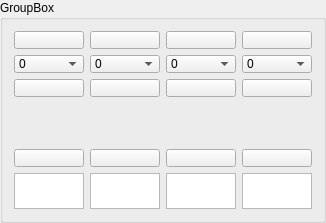
          <widget class="QGroupBox" name="groupBox_set_3">
           <property name="maximumSize">
            <size>
             <width>317</width>
             <height>16777215</height>
            </size>
           </property>
           <property name="title">
            <string>GroupBox</string>
           </property>
           <layout class="QHBoxLayout" name="horizontalLayout_6">
            <item>
             <widget class="QWidget" name="widget_set_9" native="true">
              <layout class="QVBoxLayout" name="verticalLayout_28">
               <property name="leftMargin">
                <number>0</number>
               </property>
               <property name="topMargin">
                <number>0</number>
               </property>
               <property name="rightMargin">
                <number>0</number>
               </property>
               <property name="bottomMargin">
                <number>0</number>
               </property>
               <item>
                <widget class="QPushButton" name="btn_Phantom_9">
                 <property name="minimumSize">
                  <size>
                   <width>50</width>
                   <height>18</height>
                  </size>
                 </property>
                 <property name="maximumSize">
                  <size>
                   <width>16777215</width>
                   <height>18</height>
                  </size>
                 </property>
                 <property name="focusPolicy">
                  <enum>Qt::StrongFocus</enum>
                 </property>
                 <property name="text">
                  <string/>
                 </property>
                 <property name="checkable">
                  <bool>true</bool>
                 </property>
                </widget>
               </item>
               <item>
                <widget class="QComboBox" name="comboBox_PreampGain_9">
                 <property name="minimumSize">
                  <size>
                   <width>0</width>
                   <height>18</height>
                  </size>
                 </property>
                 <property name="maximumSize">
                  <size>
                   <width>16777215</width>
                   <height>18</height>
                  </size>
                 </property>
                 <property name="focusPolicy">
                  <enum>Qt::StrongFocus</enum>
                 </property>
                 <property name="currentIndex">
                  <number>0</number>
                 </property>
                 <item>
                  <property name="text">
                   <string>0</string>
                  </property>
                 </item>
                 <item>
                  <property name="text">
                   <string>+6</string>
                  </property>
                 </item>
                 <item>
                  <property name="text">
                   <string>+12</string>
                  </property>
                 </item>
                 <item>
                  <property name="text">
                   <string>+18</string>
                  </property>
                 </item>
                 <item>
                  <property name="text">
                   <string>+24</string>
                  </property>
                 </item>
                 <item>
                  <property name="text">
                   <string>+30</string>
                  </property>
                 </item>
                 <item>
                  <property name="text">
                   <string>+36</string>
                  </property>
                 </item>
                 <item>
                  <property name="text">
                   <string>+42</string>
                  </property>
                 </item>
                </widget>
               </item>
               <item>
                <widget class="QPushButton" name="btnInvert_9">
                 <property name="minimumSize">
                  <size>
                   <width>0</width>
                   <height>18</height>
                  </size>
                 </property>
                 <property name="maximumSize">
                  <size>
                   <width>16777215</width>
                   <height>18</height>
                  </size>
                 </property>
                 <property name="focusPolicy">
                  <enum>Qt::StrongFocus</enum>
                 </property>
                 <property name="text">
                  <string/>
                 </property>
                 <property name="checkable">
                  <bool>true</bool>
                 </property>
                </widget>
               </item>
               <item>
                <widget class="ConfigGainWidget" name="spinBoxGain_9" native="true">
                 <property name="minimumSize">
                  <size>
                   <width>40</width>
                   <height>40</height>
                  </size>
                 </property>
                 <property name="maximumSize">
                  <size>
                   <width>40</width>
                   <height>40</height>
                  </size>
                 </property>
                 <property name="Value" stdset="0">
                  <double>0.000000000000000</double>
                 </property>
                 <property name="MaxValue" stdset="0">
                  <double>12.000000000000000</double>
                 </property>
                 <property name="MinValue" stdset="0">
                  <double>-100.000000000000000</double>
                 </property>
                 <property name="Decimals" stdset="0">
                  <number>1</number>
                 </property>
                </widget>
               </item>
               <item>
                <widget class="QPushButton" name="btnMute_9">
                 <property name="minimumSize">
                  <size>
                   <width>0</width>
                   <height>18</height>
                  </size>
                 </property>
                 <property name="maximumSize">
                  <size>
                   <width>16777215</width>
                   <height>18</height>
                  </size>
                 </property>
                 <property name="focusPolicy">
                  <enum>Qt::StrongFocus</enum>
                 </property>
                 <property name="text">
                  <string/>
                 </property>
                 <property name="checkable">
                  <bool>true</bool>
                 </property>
                </widget>
               </item>
               <item>
                <widget class="QTextEdit" name="textEdit_9">
                 <property name="minimumSize">
                  <size>
                   <width>0</width>
                   <height>36</height>
                  </size>
                 </property>
                 <property name="maximumSize">
                  <size>
                   <width>16777215</width>
                   <height>36</height>
                  </size>
                 </property>
                </widget>
               </item>
              </layout>
             </widget>
            </item>
            <item>
             <widget class="QWidget" name="widget_set_10" native="true">
              <layout class="QVBoxLayout" name="verticalLayout_27">
               <property name="leftMargin">
                <number>0</number>
               </property>
               <property name="topMargin">
                <number>0</number>
               </property>
               <property name="rightMargin">
                <number>0</number>
               </property>
               <property name="bottomMargin">
                <number>0</number>
               </property>
               <item>
                <widget class="QPushButton" name="btn_Phantom_10">
                 <property name="minimumSize">
                  <size>
                   <width>50</width>
                   <height>18</height>
                  </size>
                 </property>
                 <property name="maximumSize">
                  <size>
                   <width>16777215</width>
                   <height>18</height>
                  </size>
                 </property>
                 <property name="focusPolicy">
                  <enum>Qt::StrongFocus</enum>
                 </property>
                 <property name="text">
                  <string/>
                 </property>
                 <property name="checkable">
                  <bool>true</bool>
                 </property>
                </widget>
               </item>
               <item>
                <widget class="QComboBox" name="comboBox_PreampGain_10">
                 <property name="minimumSize">
                  <size>
                   <width>0</width>
                   <height>18</height>
                  </size>
                 </property>
                 <property name="maximumSize">
                  <size>
                   <width>16777215</width>
                   <height>18</height>
                  </size>
                 </property>
                 <property name="focusPolicy">
                  <enum>Qt::StrongFocus</enum>
                 </property>
                 <property name="currentIndex">
                  <number>0</number>
                 </property>
                 <item>
                  <property name="text">
                   <string>0</string>
                  </property>
                 </item>
                 <item>
                  <property name="text">
                   <string>+6</string>
                  </property>
                 </item>
                 <item>
                  <property name="text">
                   <string>+12</string>
                  </property>
                 </item>
                 <item>
                  <property name="text">
                   <string>+18</string>
                  </property>
                 </item>
                 <item>
                  <property name="text">
                   <string>+24</string>
                  </property>
                 </item>
                 <item>
                  <property name="text">
                   <string>+30</string>
                  </property>
                 </item>
                 <item>
                  <property name="text">
                   <string>+36</string>
                  </property>
                 </item>
                 <item>
                  <property name="text">
                   <string>+42</string>
                  </property>
                 </item>
                </widget>
               </item>
               <item>
                <widget class="QPushButton" name="btnInvert_10">
                 <property name="minimumSize">
                  <size>
                   <width>0</width>
                   <height>18</height>
                  </size>
                 </property>
                 <property name="maximumSize">
                  <size>
                   <width>16777215</width>
                   <height>18</height>
                  </size>
                 </property>
                 <property name="focusPolicy">
                  <enum>Qt::StrongFocus</enum>
                 </property>
                 <property name="text">
                  <string/>
                 </property>
                 <property name="checkable">
                  <bool>true</bool>
                 </property>
                </widget>
               </item>
               <item>
                <widget class="ConfigGainWidget" name="spinBoxGain_10" native="true">
                 <property name="minimumSize">
                  <size>
                   <width>40</width>
                   <height>40</height>
                  </size>
                 </property>
                 <property name="maximumSize">
                  <size>
                   <width>40</width>
                   <height>40</height>
                  </size>
                 </property>
                 <property name="Value" stdset="0">
                  <double>0.000000000000000</double>
                 </property>
                 <property name="MaxValue" stdset="0">
                  <double>12.000000000000000</double>
                 </property>
                 <property name="MinValue" stdset="0">
                  <double>-100.000000000000000</double>
                 </property>
                 <property name="Decimals" stdset="0">
                  <number>1</number>
                 </property>
                </widget>
               </item>
               <item>
                <widget class="QPushButton" name="btnMute_10">
                 <property name="minimumSize">
                  <size>
                   <width>0</width>
                   <height>18</height>
                  </size>
                 </property>
                 <property name="maximumSize">
                  <size>
                   <width>16777215</width>
                   <height>18</height>
                  </size>
                 </property>
                 <property name="focusPolicy">
                  <enum>Qt::StrongFocus</enum>
                 </property>
                 <property name="text">
                  <string/>
                 </property>
                 <property name="checkable">
                  <bool>true</bool>
                 </property>
                </widget>
               </item>
               <item>
                <widget class="QTextEdit" name="textEdit_10">
                 <property name="minimumSize">
                  <size>
                   <width>0</width>
                   <height>36</height>
                  </size>
                 </property>
                 <property name="maximumSize">
                  <size>
                   <width>16777215</width>
                   <height>36</height>
                  </size>
                 </property>
                </widget>
               </item>
              </layout>
             </widget>
            </item>
            <item>
             <widget class="QWidget" name="widget_set_11" native="true">
              <layout class="QVBoxLayout" name="verticalLayout_29">
               <property name="leftMargin">
                <number>0</number>
               </property>
               <property name="topMargin">
                <number>0</number>
               </property>
               <property name="rightMargin">
                <number>0</number>
               </property>
               <property name="bottomMargin">
                <number>0</number>
               </property>
               <item>
                <widget class="QPushButton" name="btn_Phantom_11">
                 <property name="minimumSize">
                  <size>
                   <width>50</width>
                   <height>18</height>
                  </size>
                 </property>
                 <property name="maximumSize">
                  <size>
                   <width>16777215</width>
                   <height>18</height>
                  </size>
                 </property>
                 <property name="focusPolicy">
                  <enum>Qt::StrongFocus</enum>
                 </property>
                 <property name="text">
                  <string/>
                 </property>
                 <property name="checkable">
                  <bool>true</bool>
                 </property>
                </widget>
               </item>
               <item>
                <widget class="QComboBox" name="comboBox_PreampGain_11">
                 <property name="minimumSize">
                  <size>
                   <width>0</width>
                   <height>18</height>
                  </size>
                 </property>
                 <property name="maximumSize">
                  <size>
                   <width>16777215</width>
                   <height>18</height>
                  </size>
                 </property>
                 <property name="focusPolicy">
                  <enum>Qt::StrongFocus</enum>
                 </property>
                 <property name="currentIndex">
                  <number>0</number>
                 </property>
                 <item>
                  <property name="text">
                   <string>0</string>
                  </property>
                 </item>
                 <item>
                  <property name="text">
                   <string>+6</string>
                  </property>
                 </item>
                 <item>
                  <property name="text">
                   <string>+12</string>
                  </property>
                 </item>
                 <item>
                  <property name="text">
                   <string>+18</string>
                  </property>
                 </item>
                 <item>
                  <property name="text">
                   <string>+24</string>
                  </property>
                 </item>
                 <item>
                  <property name="text">
                   <string>+30</string>
                  </property>
                 </item>
                 <item>
                  <property name="text">
                   <string>+36</string>
                  </property>
                 </item>
                 <item>
                  <property name="text">
                   <string>+42</string>
                  </property>
                 </item>
                </widget>
               </item>
               <item>
                <widget class="QPushButton" name="btnInvert_11">
                 <property name="minimumSize">
                  <size>
                   <width>0</width>
                   <height>18</height>
                  </size>
                 </property>
                 <property name="maximumSize">
                  <size>
                   <width>16777215</width>
                   <height>18</height>
                  </size>
                 </property>
                 <property name="focusPolicy">
                  <enum>Qt::StrongFocus</enum>
                 </property>
                 <property name="text">
                  <string/>
                 </property>
                 <property name="checkable">
                  <bool>true</bool>
                 </property>
                </widget>
               </item>
               <item>
                <widget class="ConfigGainWidget" name="spinBoxGain_11" native="true">
                 <property name="minimumSize">
                  <size>
                   <width>40</width>
                   <height>40</height>
                  </size>
                 </property>
                 <property name="maximumSize">
                  <size>
                   <width>40</width>
                   <height>40</height>
                  </size>
                 </property>
                 <property name="Value" stdset="0">
                  <double>0.000000000000000</double>
                 </property>
                 <property name="MaxValue" stdset="0">
                  <double>12.000000000000000</double>
                 </property>
                 <property name="MinValue" stdset="0">
                  <double>-100.000000000000000</double>
                 </property>
                 <property name="Decimals" stdset="0">
                  <number>1</number>
                 </property>
                </widget>
               </item>
               <item>
                <widget class="QPushButton" name="btnMute_11">
                 <property name="minimumSize">
                  <size>
                   <width>0</width>
                   <height>18</height>
                  </size>
                 </property>
                 <property name="maximumSize">
                  <size>
                   <width>16777215</width>
                   <height>18</height>
                  </size>
                 </property>
                 <property name="focusPolicy">
                  <enum>Qt::StrongFocus</enum>
                 </property>
                 <property name="text">
                  <string/>
                 </property>
                 <property name="checkable">
                  <bool>true</bool>
                 </property>
                </widget>
               </item>
               <item>
                <widget class="QTextEdit" name="textEdit_11">
                 <property name="minimumSize">
                  <size>
                   <width>0</width>
                   <height>36</height>
                  </size>
                 </property>
                 <property name="maximumSize">
                  <size>
                   <width>16777215</width>
                   <height>36</height>
                  </size>
                 </property>
                </widget>
               </item>
              </layout>
             </widget>
            </item>
            <item>
             <widget class="QWidget" name="widget_set_12" native="true">
              <layout class="QVBoxLayout" name="verticalLayout_30">
               <property name="leftMargin">
                <number>0</number>
               </property>
               <property name="topMargin">
                <number>0</number>
               </property>
               <property name="rightMargin">
                <number>0</number>
               </property>
               <property name="bottomMargin">
                <number>0</number>
               </property>
               <item>
                <widget class="QPushButton" name="btn_Phantom_12">
                 <property name="minimumSize">
                  <size>
                   <width>50</width>
                   <height>18</height>
                  </size>
                 </property>
                 <property name="maximumSize">
                  <size>
                   <width>16777215</width>
                   <height>18</height>
                  </size>
                 </property>
                 <property name="focusPolicy">
                  <enum>Qt::StrongFocus</enum>
                 </property>
                 <property name="text">
                  <string/>
                 </property>
                 <property name="checkable">
                  <bool>true</bool>
                 </property>
                </widget>
               </item>
               <item>
                <widget class="QComboBox" name="comboBox_PreampGain_12">
                 <property name="minimumSize">
                  <size>
                   <width>0</width>
                   <height>18</height>
                  </size>
                 </property>
                 <property name="maximumSize">
                  <size>
                   <width>16777215</width>
                   <height>18</height>
                  </size>
                 </property>
                 <property name="focusPolicy">
                  <enum>Qt::StrongFocus</enum>
                 </property>
                 <property name="currentIndex">
                  <number>0</number>
                 </property>
                 <item>
                  <property name="text">
                   <string>0</string>
                  </property>
                 </item>
                 <item>
                  <property name="text">
                   <string>+6</string>
                  </property>
                 </item>
                 <item>
                  <property name="text">
                   <string>+12</string>
                  </property>
                 </item>
                 <item>
                  <property name="text">
                   <string>+18</string>
                  </property>
                 </item>
                 <item>
                  <property name="text">
                   <string>+24</string>
                  </property>
                 </item>
                 <item>
                  <property name="text">
                   <string>+30</string>
                  </property>
                 </item>
                 <item>
                  <property name="text">
                   <string>+36</string>
                  </property>
                 </item>
                 <item>
                  <property name="text">
                   <string>+42</string>
                  </property>
                 </item>
                </widget>
               </item>
               <item>
                <widget class="QPushButton" name="btnInvert_12">
                 <property name="minimumSize">
                  <size>
                   <width>0</width>
                   <height>18</height>
                  </size>
                 </property>
                 <property name="maximumSize">
                  <size>
                   <width>16777215</width>
                   <height>18</height>
                  </size>
                 </property>
                 <property name="focusPolicy">
                  <enum>Qt::StrongFocus</enum>
                 </property>
                 <property name="text">
                  <string/>
                 </property>
                 <property name="checkable">
                  <bool>true</bool>
                 </property>
                </widget>
               </item>
               <item>
                <widget class="ConfigGainWidget" name="spinBoxGain_12" native="true">
                 <property name="minimumSize">
                  <size>
                   <width>40</width>
                   <height>40</height>
                  </size>
                 </property>
                 <property name="maximumSize">
                  <size>
                   <width>40</width>
                   <height>40</height>
                  </size>
                 </property>
                 <property name="Value" stdset="0">
                  <double>0.000000000000000</double>
                 </property>
                 <property name="MaxValue" stdset="0">
                  <double>12.000000000000000</double>
                 </property>
                 <property name="MinValue" stdset="0">
                  <double>-100.000000000000000</double>
                 </property>
                 <property name="Decimals" stdset="0">
                  <number>1</number>
                 </property>
                </widget>
               </item>
               <item>
                <widget class="QPushButton" name="btnMute_12">
                 <property name="minimumSize">
                  <size>
                   <width>0</width>
                   <height>18</height>
                  </size>
                 </property>
                 <property name="maximumSize">
                  <size>
                   <width>16777215</width>
                   <height>18</height>
                  </size>
                 </property>
                 <property name="focusPolicy">
                  <enum>Qt::StrongFocus</enum>
                 </property>
                 <property name="text">
                  <string/>
                 </property>
                 <property name="checkable">
                  <bool>true</bool>
                 </property>
                </widget>
               </item>
               <item>
                <widget class="QTextEdit" name="textEdit_12">
                 <property name="minimumSize">
                  <size>
                   <width>0</width>
                   <height>36</height>
                  </size>
                 </property>
                 <property name="maximumSize">
                  <size>
                   <width>16777215</width>
                   <height>36</height>
                  </size>
                 </property>
                </widget>
               </item>
              </layout>
             </widget>
            </item>
           </layout>
          </widget>
